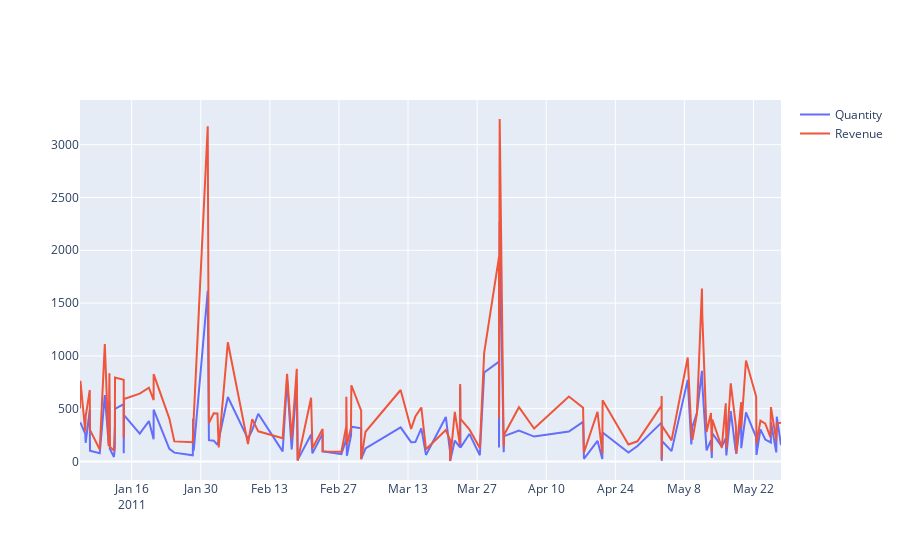

The notebook cell saved with this chart:
### Markdown cell above
## 2. Create an interactive line chart showing quantity and revenue sold to France between January 1st and May 31st 2011.

### Code cell
data["InvoiceDate"] = pd.to_datetime(data["InvoiceDate"])

france = data[(data["Country"] == "France") & (data["InvoiceDate"] > "2011-01-01") & (data["InvoiceDate"] < "2011-05-31")]


# Group by country
agg = france.groupby("InvoiceDate", as_index=False).agg({
    "Quantity": "sum",
    "Revenue": "sum"
})


fig = go.Figure()
# add first line for quanitiy
fig.add_trace(go.Scatter(x=agg["InvoiceDate"], y=agg["Quantity"], mode='lines', name='Quantity'))

# add second line for Revenue
fig.add_trace(go.Scatter(x=agg["InvoiceDate"], y=agg["Revenue"], mode='lines', name='Revenue'))

fig.show()
